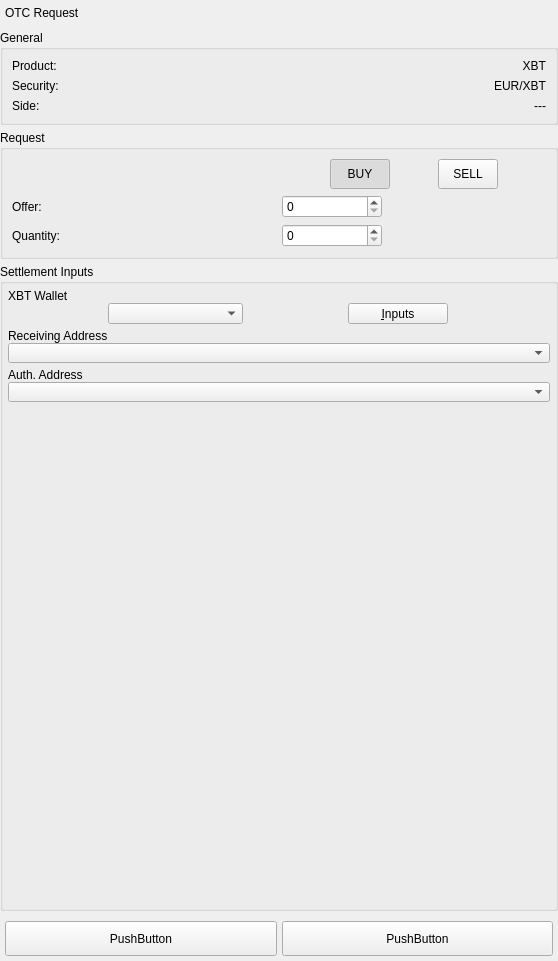
<?xml version="1.0" encoding="UTF-8"?>
<ui version="4.0">
 <class>OTCNegotiationCommonWidget</class>
 <widget class="QWidget" name="OTCNegotiationCommonWidget">
  <property name="geometry">
   <rect>
    <x>0</x>
    <y>0</y>
    <width>558</width>
    <height>961</height>
   </rect>
  </property>
  <property name="windowTitle">
   <string>Form</string>
  </property>
  <layout class="QVBoxLayout" name="verticalLayout_8">
   <property name="spacing">
    <number>5</number>
   </property>
   <property name="leftMargin">
    <number>0</number>
   </property>
   <property name="topMargin">
    <number>0</number>
   </property>
   <property name="rightMargin">
    <number>0</number>
   </property>
   <property name="bottomMargin">
    <number>0</number>
   </property>
   <item>
    <widget class="QWidget" name="headerWidget" native="true">
     <property name="minimumSize">
      <size>
       <width>0</width>
       <height>25</height>
      </size>
     </property>
     <property name="headerPanel" stdset="0">
      <bool>true</bool>
     </property>
     <layout class="QVBoxLayout" name="verticalLayout">
      <property name="spacing">
       <number>5</number>
      </property>
      <property name="leftMargin">
       <number>5</number>
      </property>
      <property name="topMargin">
       <number>0</number>
      </property>
      <property name="rightMargin">
       <number>0</number>
      </property>
      <property name="bottomMargin">
       <number>0</number>
      </property>
      <item>
       <widget class="QLabel" name="headerLabel">
        <property name="text">
         <string>OTC Request</string>
        </property>
        <property name="headerLabel" stdset="0">
         <bool>true</bool>
        </property>
       </widget>
      </item>
     </layout>
    </widget>
   </item>
   <item>
    <widget class="QGroupBox" name="groupBoxGeneral">
     <property name="title">
      <string>General</string>
     </property>
     <layout class="QVBoxLayout" name="verticalLayout_2">
      <item>
       <layout class="QHBoxLayout" name="horizontalLayout_2">
        <item>
         <widget class="QLabel" name="label">
          <property name="text">
           <string>Product:</string>
          </property>
         </widget>
        </item>
        <item>
         <widget class="QLabel" name="labelProduct">
          <property name="text">
           <string>XBT</string>
          </property>
          <property name="alignment">
           <set>Qt::AlignRight|Qt::AlignTrailing|Qt::AlignVCenter</set>
          </property>
          <property name="whiteLabel" stdset="0">
           <bool>true</bool>
          </property>
         </widget>
        </item>
       </layout>
      </item>
      <item>
       <layout class="QHBoxLayout" name="horizontalLayout_3">
        <item>
         <widget class="QLabel" name="label_2">
          <property name="text">
           <string>Security:</string>
          </property>
         </widget>
        </item>
        <item>
         <widget class="QLabel" name="labelSecurity">
          <property name="text">
           <string>EUR/XBT</string>
          </property>
          <property name="alignment">
           <set>Qt::AlignRight|Qt::AlignTrailing|Qt::AlignVCenter</set>
          </property>
          <property name="whiteLabel" stdset="0">
           <bool>true</bool>
          </property>
         </widget>
        </item>
       </layout>
      </item>
      <item>
       <widget class="QWidget" name="widgetSideInfo" native="true">
        <layout class="QHBoxLayout" name="horizontalLayout">
         <property name="spacing">
          <number>0</number>
         </property>
         <property name="leftMargin">
          <number>0</number>
         </property>
         <property name="topMargin">
          <number>0</number>
         </property>
         <property name="rightMargin">
          <number>0</number>
         </property>
         <property name="bottomMargin">
          <number>0</number>
         </property>
         <item>
          <widget class="QLabel" name="label_3">
           <property name="text">
            <string>Side:</string>
           </property>
          </widget>
         </item>
         <item>
          <widget class="QLabel" name="labelSide">
           <property name="text">
            <string>---</string>
           </property>
           <property name="alignment">
            <set>Qt::AlignRight|Qt::AlignTrailing|Qt::AlignVCenter</set>
           </property>
           <property name="whiteLabel" stdset="0">
            <bool>true</bool>
           </property>
          </widget>
         </item>
        </layout>
       </widget>
      </item>
     </layout>
    </widget>
   </item>
   <item>
    <widget class="QGroupBox" name="groupBoxRequest">
     <property name="title">
      <string>Request</string>
     </property>
     <layout class="QGridLayout" name="gridLayout">
      <item row="0" column="1">
       <widget class="QWidget" name="widgetSideButtons" native="true">
        <property name="sideSwitchContainer" stdset="0">
         <bool>true</bool>
        </property>
        <layout class="QHBoxLayout" name="horizontalLayout_9" stretch="1,0">
         <property name="spacing">
          <number>0</number>
         </property>
         <property name="leftMargin">
          <number>0</number>
         </property>
         <property name="topMargin">
          <number>0</number>
         </property>
         <property name="rightMargin">
          <number>0</number>
         </property>
         <property name="bottomMargin">
          <number>0</number>
         </property>
         <item>
          <widget class="QPushButton" name="pushButtonBuy">
           <property name="minimumSize">
            <size>
             <width>60</width>
             <height>30</height>
            </size>
           </property>
           <property name="maximumSize">
            <size>
             <width>60</width>
             <height>30</height>
            </size>
           </property>
           <property name="text">
            <string>BUY</string>
           </property>
           <property name="checkable">
            <bool>true</bool>
           </property>
           <property name="checked">
            <bool>true</bool>
           </property>
           <property name="left_button" stdset="0">
            <bool>true</bool>
           </property>
          </widget>
         </item>
         <item>
          <widget class="QPushButton" name="pushButtonSell">
           <property name="minimumSize">
            <size>
             <width>60</width>
             <height>30</height>
            </size>
           </property>
           <property name="maximumSize">
            <size>
             <width>60</width>
             <height>30</height>
            </size>
           </property>
           <property name="text">
            <string>SELL</string>
           </property>
           <property name="checkable">
            <bool>true</bool>
           </property>
           <property name="right_button" stdset="0">
            <bool>true</bool>
           </property>
          </widget>
         </item>
        </layout>
       </widget>
      </item>
      <item row="1" column="0">
       <widget class="QLabel" name="labelOffer">
        <property name="text">
         <string>Offer:</string>
        </property>
       </widget>
      </item>
      <item row="1" column="1">
       <widget class="QSpinBox" name="spinBoxOffer">
        <property name="sizePolicy">
         <sizepolicy hsizetype="Expanding" vsizetype="Fixed">
          <horstretch>0</horstretch>
          <verstretch>0</verstretch>
         </sizepolicy>
        </property>
        <property name="maximumSize">
         <size>
          <width>100</width>
          <height>16777215</height>
         </size>
        </property>
       </widget>
      </item>
      <item row="2" column="0">
       <widget class="QLabel" name="labelQuantity">
        <property name="text">
         <string>Quantity:</string>
        </property>
       </widget>
      </item>
      <item row="2" column="1">
       <widget class="QSpinBox" name="spinBoxQuantity">
        <property name="sizePolicy">
         <sizepolicy hsizetype="Expanding" vsizetype="Fixed">
          <horstretch>0</horstretch>
          <verstretch>0</verstretch>
         </sizepolicy>
        </property>
        <property name="maximumSize">
         <size>
          <width>100</width>
          <height>16777215</height>
         </size>
        </property>
       </widget>
      </item>
      <item row="0" column="0">
       <spacer name="horizontalSpacer">
        <property name="orientation">
         <enum>Qt::Horizontal</enum>
        </property>
        <property name="sizeHint" stdset="0">
         <size>
          <width>40</width>
          <height>20</height>
         </size>
        </property>
       </spacer>
      </item>
     </layout>
    </widget>
   </item>
   <item>
    <widget class="QGroupBox" name="groupBoxSettlementInputs">
     <property name="title">
      <string>Settlement Inputs</string>
     </property>
     <layout class="QVBoxLayout" name="verticalLayout_6">
      <property name="spacing">
       <number>5</number>
      </property>
      <property name="leftMargin">
       <number>5</number>
      </property>
      <property name="topMargin">
       <number>5</number>
      </property>
      <property name="rightMargin">
       <number>5</number>
      </property>
      <property name="bottomMargin">
       <number>0</number>
      </property>
      <item>
       <layout class="QVBoxLayout" name="verticalLayout_5">
        <property name="spacing">
         <number>0</number>
        </property>
        <item>
         <widget class="QLabel" name="labelWallet">
          <property name="text">
           <string>XBT Wallet</string>
          </property>
         </widget>
        </item>
        <item>
         <layout class="QHBoxLayout" name="horizontalLayout_5">
          <property name="spacing">
           <number>5</number>
          </property>
          <item>
           <widget class="QComboBox" name="comboBoxXBTWallets">
            <property name="sizePolicy">
             <sizepolicy hsizetype="MinimumExpanding" vsizetype="Fixed">
              <horstretch>0</horstretch>
              <verstretch>0</verstretch>
             </sizepolicy>
            </property>
            <property name="minimumSize">
             <size>
              <width>0</width>
              <height>21</height>
             </size>
            </property>
            <property name="maximumSize">
             <size>
              <width>135</width>
              <height>21</height>
             </size>
            </property>
           </widget>
          </item>
          <item>
           <widget class="QPushButton" name="toolButtonXBTInputs">
            <property name="minimumSize">
             <size>
              <width>100</width>
              <height>21</height>
             </size>
            </property>
            <property name="maximumSize">
             <size>
              <width>100</width>
              <height>21</height>
             </size>
            </property>
            <property name="text">
             <string>&amp;Inputs</string>
            </property>
           </widget>
          </item>
         </layout>
        </item>
       </layout>
      </item>
      <item>
       <layout class="QVBoxLayout" name="verticalLayout_4">
        <property name="spacing">
         <number>0</number>
        </property>
        <item>
         <widget class="QLabel" name="receivingAddressLabel">
          <property name="text">
           <string>Receiving Address</string>
          </property>
         </widget>
        </item>
        <item>
         <widget class="QComboBox" name="receivingAddressComboBox">
          <property name="sizePolicy">
           <sizepolicy hsizetype="MinimumExpanding" vsizetype="Fixed">
            <horstretch>0</horstretch>
            <verstretch>0</verstretch>
           </sizepolicy>
          </property>
          <property name="minimumSize">
           <size>
            <width>0</width>
            <height>20</height>
           </size>
          </property>
          <property name="maximumSize">
           <size>
            <width>16777215</width>
            <height>20</height>
           </size>
          </property>
         </widget>
        </item>
       </layout>
      </item>
      <item>
       <layout class="QVBoxLayout" name="verticalLayout_3">
        <property name="spacing">
         <number>0</number>
        </property>
        <item>
         <widget class="QLabel" name="authenticationAddressLabel">
          <property name="text">
           <string>Auth. Address</string>
          </property>
         </widget>
        </item>
        <item>
         <widget class="QComboBox" name="authenticationAddressComboBox">
          <property name="sizePolicy">
           <sizepolicy hsizetype="MinimumExpanding" vsizetype="Fixed">
            <horstretch>0</horstretch>
            <verstretch>0</verstretch>
           </sizepolicy>
          </property>
          <property name="minimumSize">
           <size>
            <width>0</width>
            <height>20</height>
           </size>
          </property>
          <property name="maximumSize">
           <size>
            <width>16777215</width>
            <height>20</height>
           </size>
          </property>
         </widget>
        </item>
       </layout>
      </item>
      <item>
       <spacer name="verticalSpacer">
        <property name="orientation">
         <enum>Qt::Vertical</enum>
        </property>
        <property name="sizeHint" stdset="0">
         <size>
          <width>20</width>
          <height>40</height>
         </size>
        </property>
       </spacer>
      </item>
     </layout>
    </widget>
   </item>
   <item>
    <widget class="QWidget" name="widgetButtons" native="true">
     <property name="minimumSize">
      <size>
       <width>0</width>
       <height>0</height>
      </size>
     </property>
     <property name="buttonBar" stdset="0">
      <bool>true</bool>
     </property>
     <layout class="QHBoxLayout" name="horizontalLayout_4">
      <property name="spacing">
       <number>5</number>
      </property>
      <property name="leftMargin">
       <number>5</number>
      </property>
      <property name="topMargin">
       <number>5</number>
      </property>
      <property name="rightMargin">
       <number>5</number>
      </property>
      <property name="bottomMargin">
       <number>5</number>
      </property>
      <item>
       <widget class="QPushButton" name="pushButtonCancel">
        <property name="minimumSize">
         <size>
          <width>0</width>
          <height>35</height>
         </size>
        </property>
        <property name="styleSheet">
         <string notr="true"/>
        </property>
        <property name="text">
         <string>PushButton</string>
        </property>
       </widget>
      </item>
      <item>
       <widget class="QPushButton" name="pushButtonAccept">
        <property name="minimumSize">
         <size>
          <width>0</width>
          <height>35</height>
         </size>
        </property>
        <property name="styleSheet">
         <string notr="true"/>
        </property>
        <property name="text">
         <string>PushButton</string>
        </property>
       </widget>
      </item>
     </layout>
    </widget>
   </item>
  </layout>
 </widget>
 <resources/>
 <connections/>
</ui>
